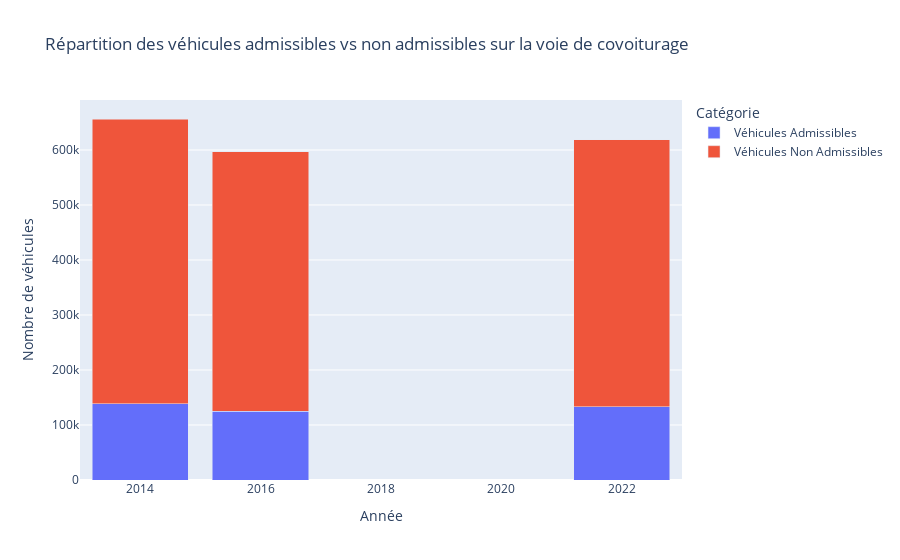

The notebook cell saved with this chart:
### Code cell
# 8. Répartition des véhicules admissibles vs non admissibles sur la voie de covoiturage
vehicules_autorises = ["Taxis", "Bus", "Véhicules Utilitaires", "Cars"]
df_eligible = df[df["catégories de véhicules"].isin(vehicules_autorises)].groupby("année")["données"].sum().reset_index()
df_non_eligible = df[~df["catégories de véhicules"].isin(vehicules_autorises)].groupby("année")["données"].sum().reset_index()
df_eligible["Type"] = "Véhicules Admissibles"
df_non_eligible["Type"] = "Véhicules Non Admissibles"
df_final = pd.concat([df_eligible, df_non_eligible])

fig_admissibles = px.bar(df_final, x="année", y="données", color="Type", barmode="stack",
                          labels={"données": "Nombre de véhicules", "année": "Année", "Type": "Catégorie"},
                          title="Répartition des véhicules admissibles vs non admissibles sur la voie de covoiturage")
fig_admissibles.show()

### Figure 1 — Plotly figure (JSON) as saved in the notebook; plotly's stock layout.template omitted (floating-point values rounded to 4 significant figures)
{"data": [{"hovertemplate": "Catégorie=Véhicules Admissibles<br>Année=%{x}<br>Nombre de véhicules=%{y}<extra></extra>", "legendgroup": "Véhicules Admissibles", "marker": {"color": "#636efa", "pattern": {"shape": ""}}, "name": "Véhicules Admissibles", "orientation": "v", "showlegend": true, "textposition": "auto", "type": "bar", "x": [2014, 2016, 2022], "xaxis": "x", "y": [138800.0, 125200.0, 133400.0], "yaxis": "y"}, {"hovertemplate": "Catégorie=Véhicules Non Admissibles<br>Année=%{x}<br>Nombre de véhicules=%{y}<extra></extra>", "legendgroup": "Véhicules Non Admissibles", "marker": {"color": "#EF553B", "pattern": {"shape": ""}}, "name": "Véhicules Non Admissibles", "orientation": "v", "showlegend": true, "textposition": "auto", "type": "bar", "x": [2014, 2016, 2022], "xaxis": "x", "y": [517500.0, 471800.0, 484800.0], "yaxis": "y"}], "layout": {"barmode": "stack", "legend": {"title": {"text": "Catégorie"}, "tracegroupgap": 0}, "title": {"text": "Répartition des véhicules admissibles vs non admissibles sur la voie de covoiturage"}, "xaxis": {"anchor": "y", "domain": [0, 1], "title": {"text": "Année"}}, "yaxis": {"anchor": "x", "domain": [0, 1], "title": {"text": "Nombre de véhicules"}}}}
